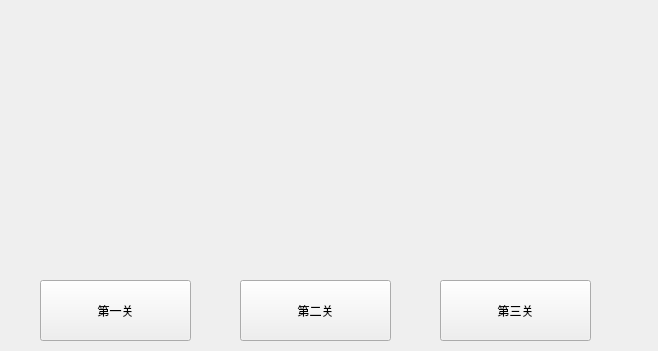
<?xml version="1.0" encoding="UTF-8"?>
<ui version="4.0">
 <class>Widget</class>
 <widget class="QWidget" name="Widget">
  <property name="geometry">
   <rect>
    <x>0</x>
    <y>0</y>
    <width>658</width>
    <height>351</height>
   </rect>
  </property>
  <property name="windowTitle">
   <string>Widget</string>
  </property>
  <widget class="QPushButton" name="pushButton">
   <property name="geometry">
    <rect>
     <x>40</x>
     <y>280</y>
     <width>151</width>
     <height>61</height>
    </rect>
   </property>
   <property name="text">
    <string>第一关</string>
   </property>
  </widget>
  <widget class="QPushButton" name="pushButton_2">
   <property name="geometry">
    <rect>
     <x>240</x>
     <y>280</y>
     <width>151</width>
     <height>61</height>
    </rect>
   </property>
   <property name="text">
    <string>第二关</string>
   </property>
  </widget>
  <widget class="QPushButton" name="pushButton_3">
   <property name="geometry">
    <rect>
     <x>440</x>
     <y>280</y>
     <width>151</width>
     <height>61</height>
    </rect>
   </property>
   <property name="text">
    <string>第三关</string>
   </property>
  </widget>
 </widget>
 <resources/>
 <connections/>
</ui>
